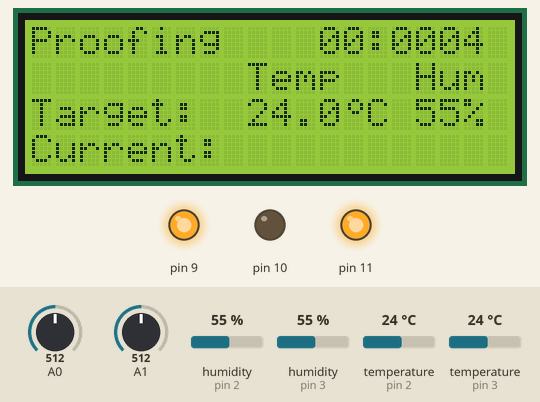
Bench run of a sketch on a simulated Arduino Uno, built with avr-gcc and run on an emulated ATmega328P. Parts: 20×4 character LCD, output pins drawn as LEDs (lit = HIGH). Inputs (shaded band) come from the test bench; at power-on: humidity (sensors on pin 2, pin 3) 55 %, A0 = 512, A1 = 512, temperature (sensors on pin 2, pin 3) 24 °C.

Above: at 4.3 s.
4.4 s: humidity (sensor on pin 2) set to 42 %
At 6.8 s:
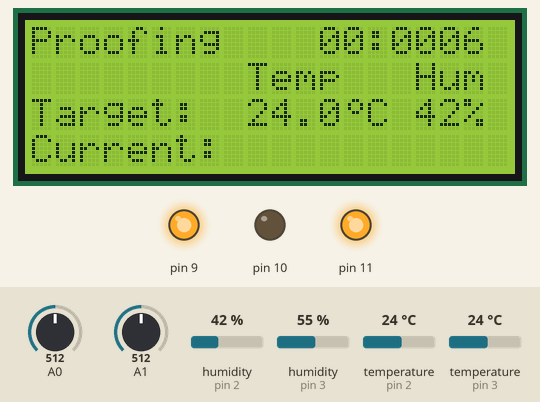
7.5 s: humidity (sensor on pin 2) set to 39 %
At 10.5 s:
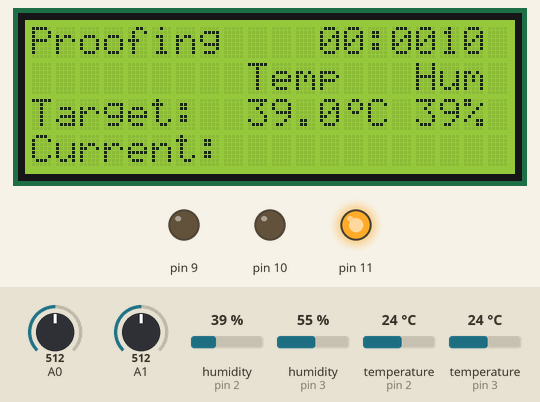
13.5 s: humidity (sensor on pin 3) set to 42 %
16.5 s: humidity (sensor on pin 3) set to 39 %
At 19.5 s:
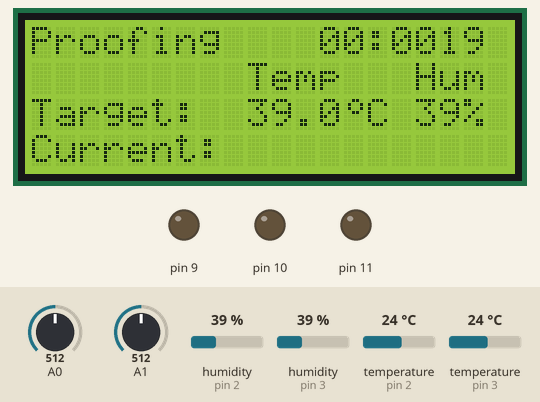
At 20.21 s:
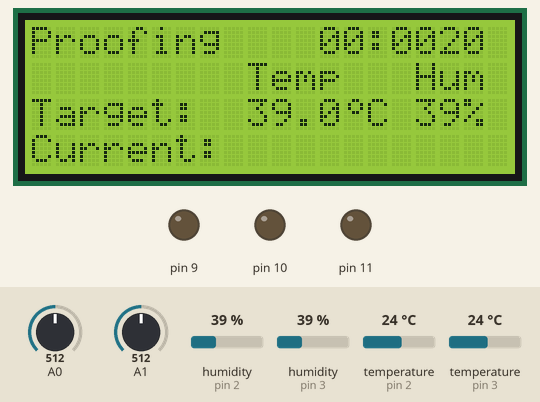
21.8 s: A0 set to 716
27.8 s: A1 set to 716
Timing chart, 0 to 30.8 s (numbered marks = the images above; inputs shaded):
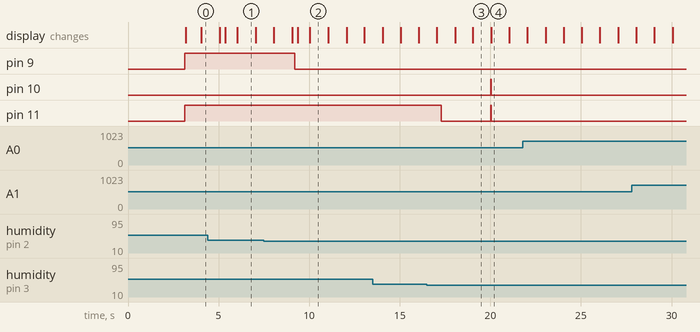

The sketch:

Proofing_Cabinet.ino
```cpp
#include <DHT.h>
#include <LiquidCrystal_I2C.h>

#define MAX_ANALOG_VALUE 1024.0

/*
 * A0 - Potmeter temperature
 * A1 - Potmeter humidity
 * A4 - I2C for LCD
 * A5 - I2C for LCD
 * D2 - DHT top of chamber
 * D3 - DHT bottom of chamber
 * D9 - Heater on/off
 * D10 - Humidity on/off
 * D11 - Fan on/off
 *
 * The DHT at the top is used to check the temperature,
 * the DHT at the bottom is used to control the fan.
 */

// The Degree symbol
byte degree[8] = {
  // shape of the degree symbol
  B00110,
  B01001,
  B01001,
  B00110,
  B00000,
  B00000,
  B00000,
  B00000
};

DHT dht_high(2, DHT22);
DHT dht_low(3, DHT22);
LiquidCrystal_I2C lcd = LiquidCrystal_I2C(0x27, 20, 4);

void setup() {
  // The LCD
  lcd.init();
  lcd.backlight();
  lcd.clear();
  lcd.setCursor(0,0);
  lcd.print("Initializing...");

  // The two potmeters are analog inputs
  pinMode(A0, INPUT);
  pinMode(A1, INPUT);

  // The heater, humidity and fan are outputs
  pinMode(9, OUTPUT);
  digitalWrite(9, LOW);
  pinMode(10, OUTPUT);
  digitalWrite(10, LOW);
  pinMode(11, OUTPUT);
  digitalWrite(11, LOW);

  // The two temperature sensors
  dht_high.begin();
  dht_low.begin();

  // Now wait. No idea why, but why not
  delay(3000);

  // Show the basic layout in the LCD
  lcd.createChar(1, degree);
  lcd.clear();
  lcd.setCursor(0,0);
  lcd.print("Proofing");
  lcd.setCursor(0,1);
  lcd.print("         Temp   Hum");
  lcd.setCursor(0, 2);
  lcd.print("Target:");
  lcd.setCursor(0, 3);
  lcd.print("Current:");
}

float hum_set = 0;
float temp_set = 0;
float hum_low = 0;
float hum_high = 0;
float temp_low = 0;
float temp_high = 0;

unsigned long humidity_last_time = 0;

// Check the values below with isnan(float)

void loop() {
  /*
   * Reading the new values set with the control knobs
   */
  // Convert temperature to a range between 20-40 deg
  temp_set = 20.0 + (float)analogRead(A0) / (MAX_ANALOG_VALUE/20.0);
  // Convert humidity to a range between 20-100%
  hum_set = 20.0 + (float)analogRead(A1) / (MAX_ANALOG_VALUE/80.0);

  // Error testing
  if(temp_set < 20.0 || temp_set > 40.0)
    temp_set = 24.0;
  if(hum_set < 20.0 || hum_set > 100.0)
    hum_set = 80.0;

  /*
   * Reading the values of the top and bottom DHTs
   */
  hum_low = dht_low.readHumidity();
  temp_low = dht_low.readHumidity();
  hum_high = dht_high.readHumidity();
  temp_high = dht_high.readHumidity();

  // Some testing, to get rid of unlikely values
  if(hum_low < 10.0 || hum_low > 100.0)
    hum_low = 80.0; // Minimum value for proofing
  if(hum_high < 10.0 || hum_high > 100.0)
    hum_high = 80.0; // Minimum value for proofing
  if(temp_low < 10.0 || temp_low > 40.0)
    temp_low = 24.0; // Best temperature for proofing
  if(temp_high < 10.0 || temp_high > 40.0)
    temp_high = 24.0; // Best temperature for proofing

  /*
   * We have measured everything we need to measure.
   * Now set stuff
   */

  // If top temperature is too low, enable heater
  if(temp_high < temp_set)
    digitalWrite(9, HIGH);
  else
    digitalWrite(9, LOW);

  // If the humidity is too low, enable atomizer
  // But for 1 second, and only every 20 seconds
  if(hum_high < hum_set) {
    if(millis() - humidity_last_time > 20000) {
      // It's already 20 seconds ago, so turn it on
      digitalWrite(10, HIGH);
      humidity_last_time = millis();
    } else if(millis() - humidity_last_time > 2000) {
      // Turned it on 2 seconds ago, now turn it off
      digitalWrite(10, LOW);
    } else {
      // In any other case, probably error, so turn it off anyway
      digitalWrite(10, LOW);
    }
  } else {
    // Turn it off no matter what
    digitalWrite(10, LOW);
  }

  // If heater or atomizer is on, or if the difference
  // between the top and bottom DHTs is too large,
  // enable the fan
  if(digitalRead(9) || digitalRead(10) || abs(hum_high-hum_low) > 5 || abs(temp_high-temp_low) > 1.0)
    digitalWrite(11, HIGH);
  else
    digitalWrite(11, LOW);

  /*
   * Update the LCD with the current values
   */

  // Write the current elapsed time (accuracy of internal clock)
  lcd.setCursor(12,0);
  int curtime = millis() / 1000;
  int hours = curtime / 3600;
  int minutes = (curtime - hours*3600) / 60;
  int seconds = curtime - hours*3600 - minutes*60;

  if(hours < 10)
    lcd.print("0");
  lcd.print(hours);
  lcd.print(":");
  if(minutes < 10)
    lcd.print("0");
  lcd.print(minutes);
  if(seconds < 10)
    lcd.print("0");
  lcd.print(seconds);

  // Write the target values
  lcd.setCursor(9,2);
  lcd.print(temp_set, 1);
  lcd.write(1);
  lcd.print("C ");
  lcd.setCursor(16,2);
  lcd.print(hum_set, 0);
  lcd.print("% ");

  // Write the current values
  lcd.setCursor(9,2);
  lcd.print(temp_high, 1);
  lcd.write(1);
  lcd.print("C ");
  lcd.setCursor(16,2);
  lcd.print(hum_high, 0);
  lcd.print("% ");
}
```

Measured:
- the behaviour switches between 41 and 40 % on humidity (sensor on pin 2) (found by bisection; images 1 and 2)
- the behaviour switches between 41 and 40 % on humidity (sensor on pin 3) (found by bisection; images 2 and 3)
- after the input at 7.5 s, pin 9: HIGH → LOW after 1.7 s
- after the input at 16.5 s, pin 11: HIGH → LOW after 0.78 s, → HIGH 2.7 s later, → LOW 0.03 s later
- what the display in image 1 shows lasts 1.0 s, from 6.0 s to 7.0 s
